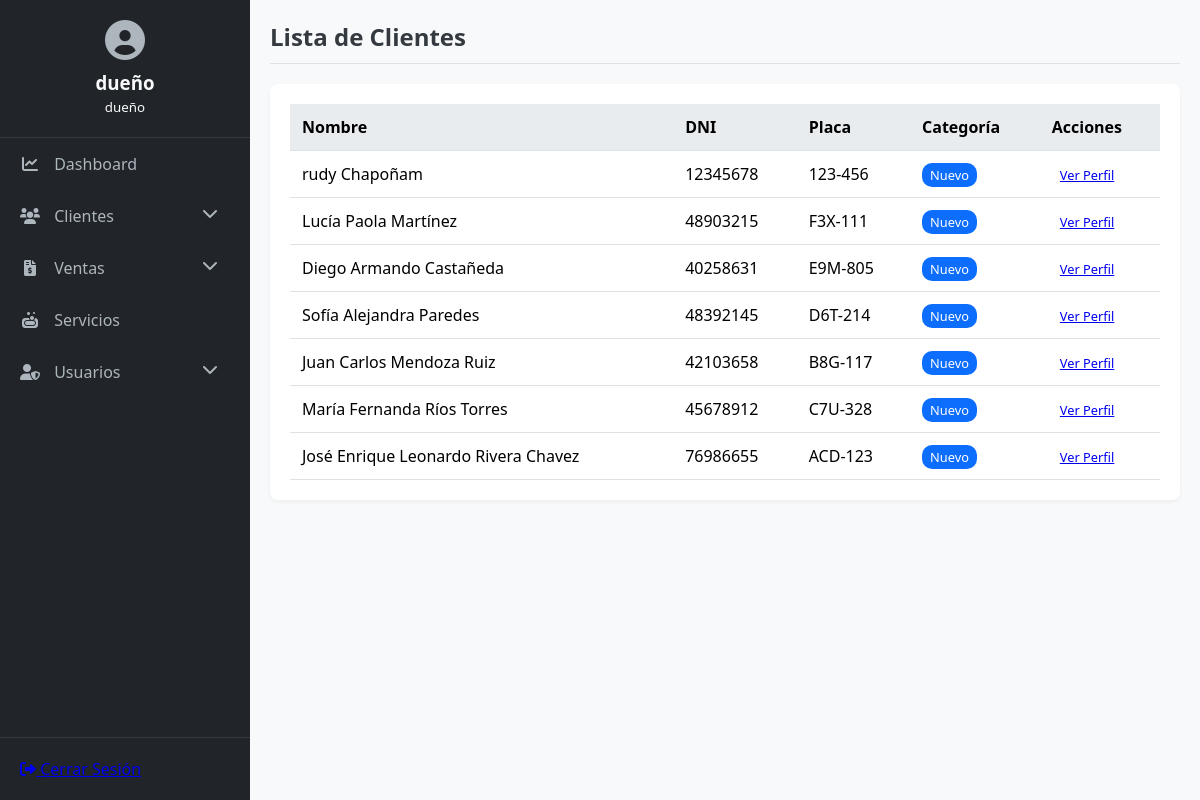
Screenshot of /clientes (signed in) with the database file from the repository.
### tables this page shows
CREATE TABLE clientes (
    id INTEGER PRIMARY KEY AUTOINCREMENT,
    nombre TEXT NOT NULL,
    dni TEXT UNIQUE,
    telefono TEXT,
    placa TEXT UNIQUE NOT NULL,
    marca_modelo TEXT,
    categoria TEXT DEFAULT 'Nuevo', -- Nuevo, Frecuente, Inactivo
    puntos INTEGER DEFAULT 0,
    fecha_nacimiento DATE,
    fecha_registro TIMESTAMP DEFAULT CURRENT_TIMESTAMP
);

### app.py (the view)
@app.route('/clientes')
@login_required
def lista_clientes():
    conn = get_db_connection()
    clientes = conn.execute('SELECT * FROM clientes ORDER BY fecha_registro DESC').fetchall()
    conn.close()
    return render_template('lista_clientes.html', clientes=clientes)

### app.py (called while the page is built)
def get_db_connection():
    conn = sqlite3.connect(DATABASE)
    conn.row_factory = sqlite3.Row
    return conn

def login_required(f):
    @wraps(f)
    def decorated_function(*args, **kwargs):
        if 'user_id' not in session:
            return redirect(url_for('login'))
        return f(*args, **kwargs)
    return decorated_function

### templates/lista_clientes.html (shortened to what this page needs)
{% extends "base.html" %}
{% block page_title %}Lista de Clientes{% endblock %}
{% block content %}
<div class="card">
    <div class="table-container">
        <table>
            <thead>
                <tr>
                    <th>Nombre</th>
                    <th>DNI</th>
                    <th>Placa</th>
                    <th>Categoría</th>
                    <th>Acciones</th>
                </tr>
            </thead>
            <tbody>
                {% for cliente in clientes %}
                <tr>
                    <td>{{ cliente.nombre }}</td>
                    <td>{{ cliente.dni or 'N/A' }}</td>
                    <td>{{ cliente.placa }}</td>
                    <td><span class="tag tag-{{ cliente.categoria.lower() }}">{{ cliente.categoria }}</span></td>
                    <td>
                        <a href="{{ url_for('perfil_cliente', id=cliente.id) }}" class="btn-small">Ver Perfil</a>
                    </td>
                </tr>
                {% else %}
                <tr>
                    <td colspan="5">No hay clientes registrados.</td>
                </tr>
                {% endfor %}
            </tbody>
        </table>
    </div>
</div>
{% endblock %}

### templates/base.html (shortened to what this page needs)
<!DOCTYPE html>
<html lang="es">
<head>
    <link rel="stylesheet" href="https://cdnjs.cloudflare.com/ajax/libs/font-awesome/6.0.0-beta3/css/all.min.css">
    <link rel="stylesheet" href="{{ url_for('static', filename='style.css') }}">
</head>
<body>
    <div class="sidebar">
        <div class="sidebar-header">
            <i class="fas fa-user-circle"></i>
            <h3>{{ session.username }}</h3>
            <small>{{ session.user_role }}</small>
        </div>
        <ul>
            <li><a href="{{ url_for('dashboard') }}"><i class="fas fa-chart-line"></i> Dashboard</a></li>
            <li class="menu-item">
                <a href="#"><i class="fas fa-users"></i> Clientes <i class="fas fa-chevron-down arrow"></i></a>
            </li>
            <li class="menu-item">
                <a href="#"><i class="fas fa-file-invoice-dollar"></i> Ventas <i class="fas fa-chevron-down arrow"></i></a>
            </li>
            <li><a href="{{ url_for('lista_servicios') }}"><i class="fas fa-soap"></i> Servicios</a></li>
            {% if session.user_role == 'dueño' %}
            <li class="menu-item">
                <a href="#"><i class="fas fa-user-shield"></i> Usuarios <i class="fas fa-chevron-down arrow"></i></a>
            </li>
            {% endif %}
        </ul>
        <div class="sidebar-footer">
            <a href="{{ url_for('logout') }}"><i class="fas fa-sign-out-alt"></i> Cerrar Sesión</a>
        </div>
    </div>
    <div class="main-content">
        <header class="main-header">
            <h2>{% block page_title %}{% endblock %}</h2>
        </header>
        <main>
            {% block content %}{% endblock %}
        </main>
    </div>
</body>
</html>

### static/style.css (style rules this page uses)
:root { --primary-color: #0d6efd; --sidebar-bg: #212529; --sidebar-text: #adb5bd; --sidebar-text-hover: #f8f9fa; --content-bg: #f8f9fa; --card-bg: #ffffff; --text-color: #343a40; --border-color: #dee2e6; --success: #198754; --danger: #dc3545; --warning: #ffc107; }
body { font-family: 'Segoe UI', Tahoma, Geneva, Verdana, sans-serif; margin: 0; background-color: var(--content-bg); display: flex; }
.sidebar { width: 250px; background-color: var(--sidebar-bg); color: var(--sidebar-text); height: 100vh; position: fixed; display: flex; flex-direction: column; }
.sidebar-header { padding: 20px; text-align: center; border-bottom: 1px solid #343a40; }
.sidebar-header i { font-size: 40px; margin-bottom: 10px; }
.sidebar-header h3, .sidebar-header small { margin: 0; color: var(--sidebar-text-hover); }
.sidebar ul { list-style: none; padding: 0; margin: 0; flex-grow: 1; }
.sidebar ul li a { display: block; padding: 15px 20px; color: var(--sidebar-text); text-decoration: none; transition: background-color 0.2s; }
.sidebar ul li a i { margin-right: 10px; width: 20px; text-align: center; }
.sidebar .sidebar-footer { padding: 20px; border-top: 1px solid #343a40; }
.menu-item .arrow { float: right; transition: transform 0.3s; }
.main-content { margin-left: 250px; width: calc(100% - 250px); padding: 20px; }
.main-header { padding-bottom: 10px; border-bottom: 1px solid var(--border-color); margin-bottom: 20px; }
.main-header h2 { margin: 0; color: var(--text-color); }
.card { background-color: var(--card-bg); border-radius: 8px; box-shadow: 0 2px 4px rgba(0,0,0,0.05); padding: 20px; margin-bottom: 20px; }
.btn-small { font-size: 0.8em; padding: 5px 8px; }
.table-container { overflow-x: auto; }
table { width: 100%; border-collapse: collapse; }
th, td { padding: 12px; text-align: left; border-bottom: 1px solid var(--border-color); }
thead { background-color: #e9ecef; }
.tag { padding: 3px 8px; border-radius: 10px; font-size: 0.8em; color: white; }
.tag-nuevo { background-color: var(--primary-color); }

### rows the page displays
clientes: nombre "rudy Chapoñam", dni "12345678", placa "123-456", categoria "Nuevo"
clientes: nombre "Lucía Paola Martínez", dni "48903215", placa "F3X-111", categoria "Nuevo"
clientes: nombre "Diego Armando Castañeda", dni "40258631", placa "E9M-805", categoria "Nuevo"
clientes: nombre "Sofía Alejandra Paredes", dni "48392145", placa "D6T-214", categoria "Nuevo"
clientes: nombre "Juan Carlos Mendoza Ruiz", dni "42103658", placa "B8G-117", categoria "Nuevo"
clientes: nombre "María Fernanda Ríos Torres", dni "45678912", placa "C7U-328", categoria "Nuevo"
clientes: nombre "José Enrique Leonardo Rivera Chavez", dni "76986655", placa "ACD-123", categoria "Nuevo"

### other values shown
{{ session.username }} "dueño"
{{ session.user_role }} "dueño"
